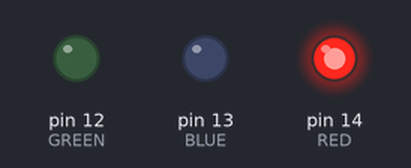
This program was run on a simulated MicroPython board. On the bench: output pins drawn as LEDs (lit = HIGH).

Above: at 0.5 s.
At 1.5 s:
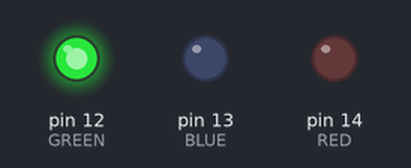
At 5.5 s:
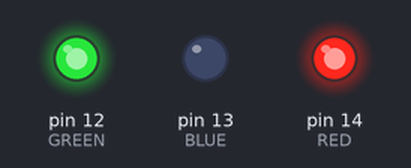
Timing chart, 0 to 6.9 s (numbered marks = the images above):
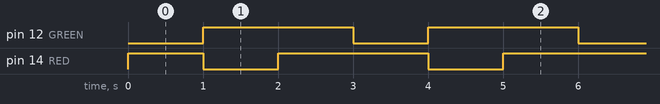

Measured:
- by itself, pin 12 (GREEN): alternates HIGH for 2.0 s and LOW for 1.0 s
- by itself, pin 14 (RED): repeats every 3.0 s: LOW 1.0 s, HIGH 2.0 s
- by itself, everything shown: repeats every 3.0 s, in 3 steps

The program:

main.py
```python
#########################匯入模組#########################
from machine import Pin
from time import sleep

#########################宣告與設定#########################
RED = Pin(14, Pin.OUT)
GREEN = Pin(12, Pin.OUT)
BLUE = Pin(13, Pin.OUT)


# RED.value(0)
# BLUE.value(0)
# GREEN.value(0)
while True:
    RED.value(1)
    BLUE.value(0)
    GREEN.value(0)
    sleep(1)
    RED.value(0)
    BLUE.value(0)
    GREEN.value(1)
    sleep(1)
    RED.value(1)
    BLUE.value(0)
    GREEN.value(1)
    sleep(1)
```
